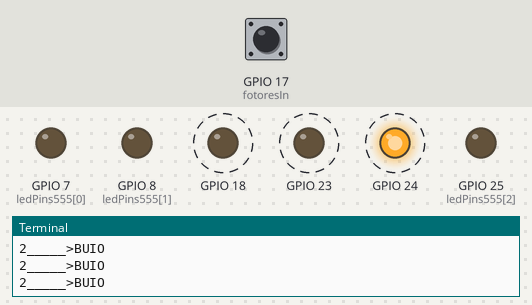
Recording of a program running on a simulated Raspberry Pi (BCM pin numbers). Parts: output pins drawn as LEDs (lit = HIGH), the last lines printed to the terminal. Dashed ring = blinking. Inputs (shaded band) come from the test bench; at power-on: GPIO 17 (fotoresIn) LOW.

Above: at 1.85 s.
1.9 s: GPIO 17 (fotoresIn) pulled HIGH for 3.2 s
At 2.05 s:
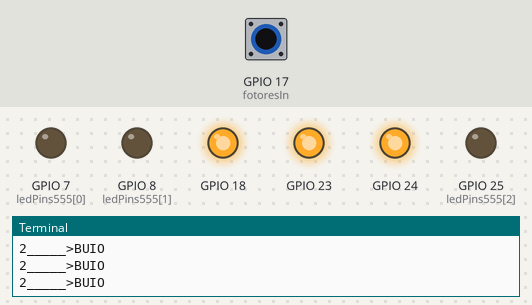
At 3.3 s:
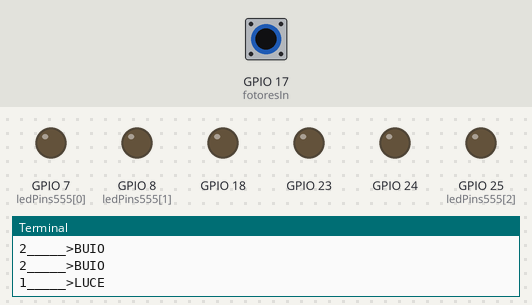
Timing chart, 0 to 12.6 s (numbered marks = the images above; inputs shaded):
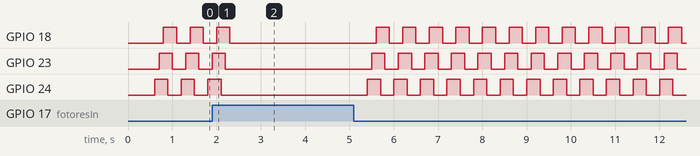

Measured:
- by itself, GPIO 24: repeats every 0.60 s: HIGH 0.30 s, LOW 0.30 s

The program:

555-fotores-547-input17.py
```python
#!/usr/bin/env python
# -*- coding: latin-1 *-*
# -*- coding: cp1252 -*-
#Raspberry Pi - GPIO interface
#Tutti i 6 led colegati sui GPIO OUT vengono accesi secondo lo stato di nr. 2 ingressi
#1)Caso della fotoresistenza:
#  Con il buio la logica pull-up del fotoresistore accende i led
#  ovvero parte la luminaria. Viceversa con la luce tutti i led si spengono.
#2)Caso del timer 555:
#  i led si accendono in sincronia con la tempistica impostata dal 555
import RPi.GPIO as GPIO
from time import sleep
################################### Inizializzazioni
GPIO.setmode(GPIO.BCM)
buttonIn=False
luceIn=False
ledOnfotores=False
ledOn555=False
ic555In=11
fotoresIn=17
ledPins555=[7,8,25]	# nr. 3 led per input da 555
ledPinsfotores=[24,23,18]  #gli altri 3 Led per accensione con buio
GPIO.setup(fotoresIn,GPIO.IN,pull_up_down=GPIO.PUD_DOWN)
GPIO.setup(ic555In,GPIO.IN)
for a in ledPins555:
	GPIO.setup(a,GPIO.OUT)
	GPIO.output(a, False)	#Spegne i 3 led del 555
	sleep(0.1)
for a in ledPinsfotores:
	GPIO.setup(a,GPIO.OUT)
	GPIO.output(a, False)	#Spegne i 3 led della fotoresistenza
	sleep(0.1)

################################### Loop di lavoro
try:
	while 1:
		#Guarda se BUIO o LUCE
		if GPIO.input(fotoresIn):  #Esce con logica pull-up True ovvero con pulsante chiuso=input 0=True
			print "1_____>LUCE"
    	        	sleep(1)
		else:
			print "2_____>BUIO"
               		#Accendi tutti i led
                	for a in ledPinsfotores:
       	                	GPIO.output(a, True)
               	        	sleep(0.1)
	        	#Spegne tutti i led
                	for a in ledPinsfotores:
                        	GPIO.output(a, False)
                        	sleep(0.1)
                        	ledOnfotores=False


except KeyboardInterrupt:
	print " "
	print "Ciao !"
	GPIO.cleanup()
#GPIO.cleanup()
```
